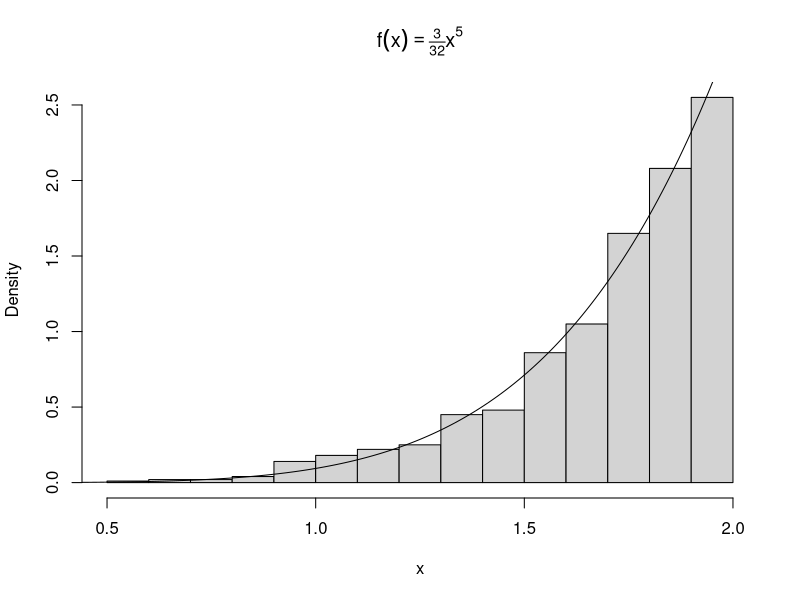
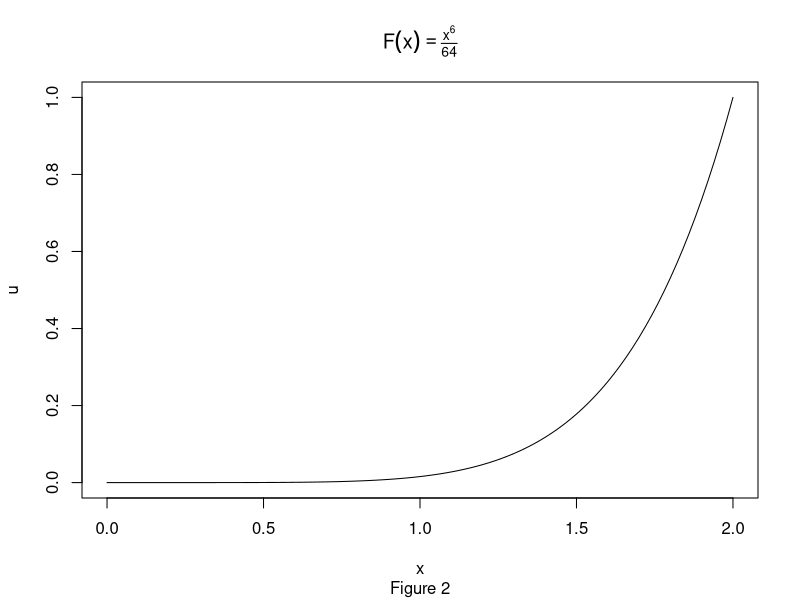
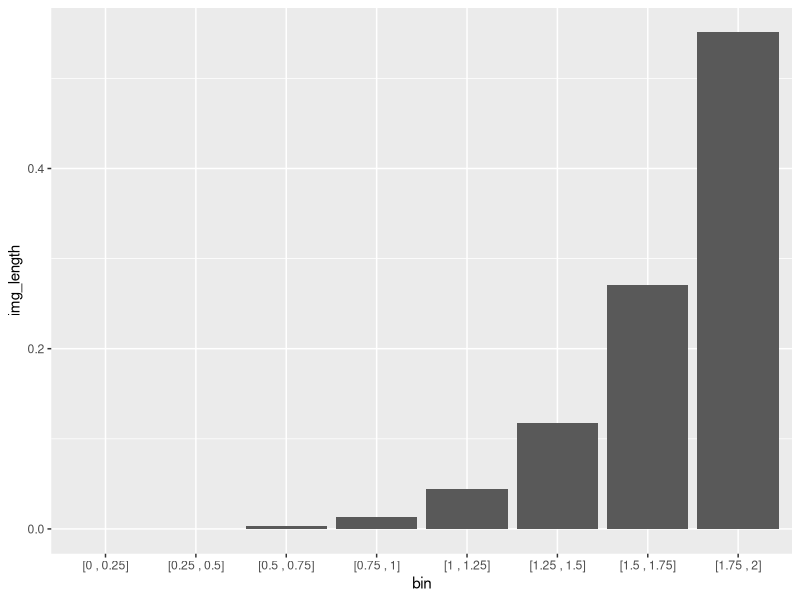
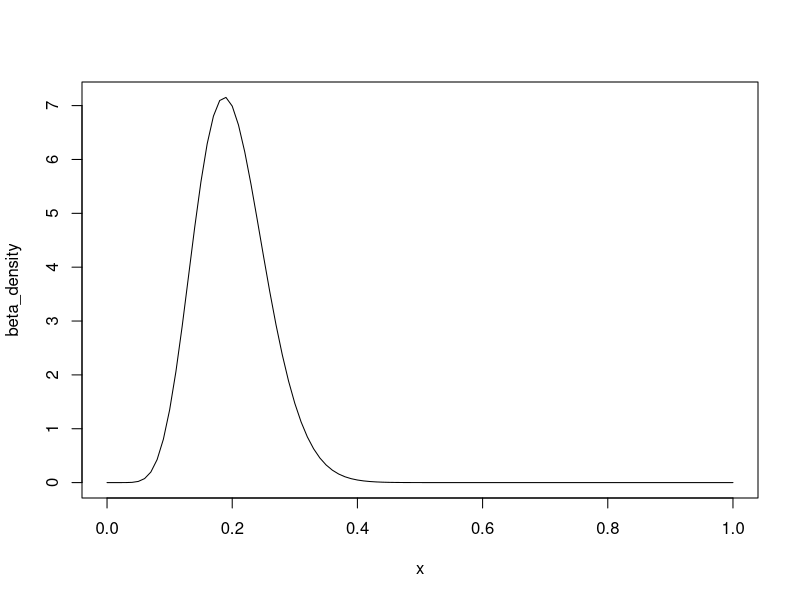
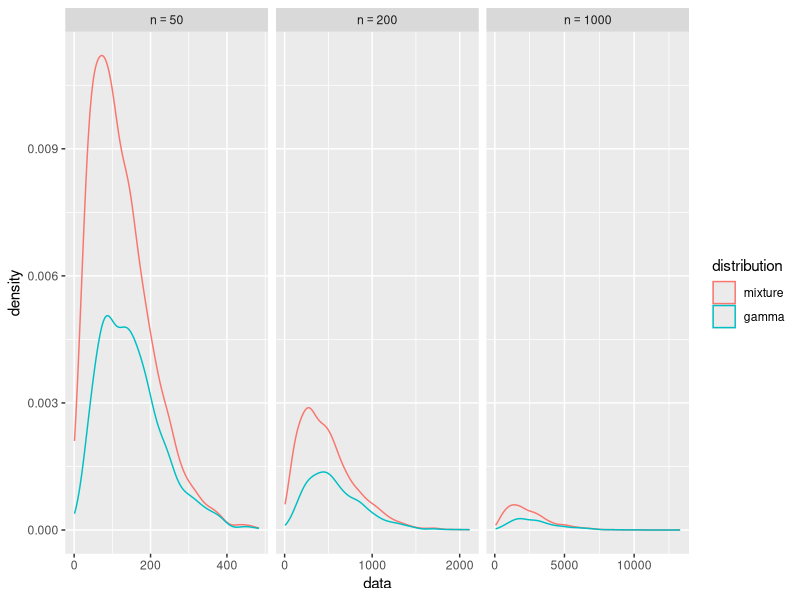
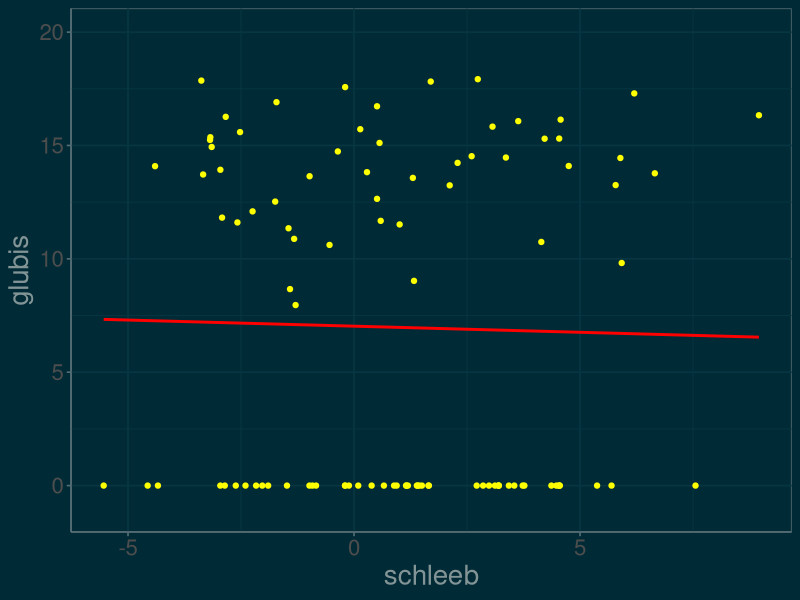
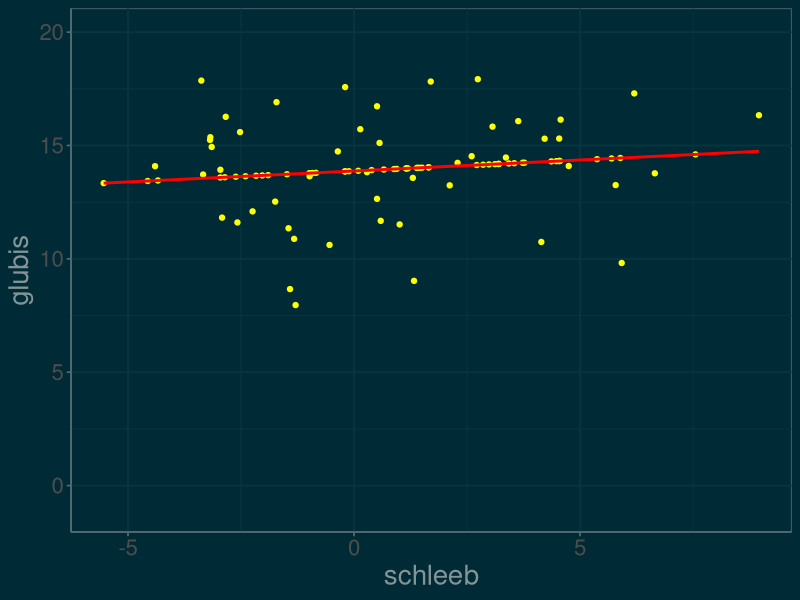
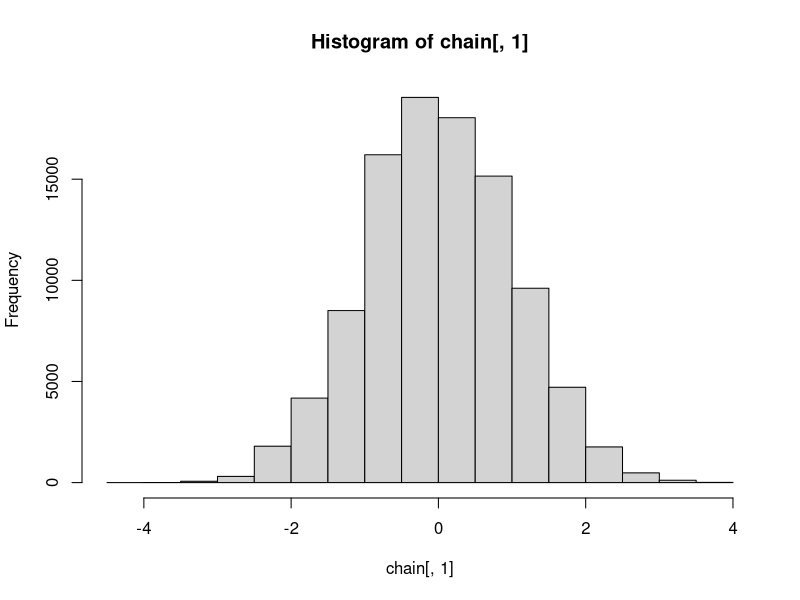

These charts were generated, in order, by the following R code:
## ---- chunk 1
knitr::opts_chunk$set(cache=TRUE)
library(tidyverse)
library(stringr)
## ---- chunk 2
n <- 1000
u <- runif(n)
x <- 2*u^(1/6)
hist(x, probability = TRUE, main = expression(f(x)==textstyle(frac(3,32))*x^5))
y <- seq(0, 2, .01)
lines(y, 3/32 * y^5)
## ---- chunk 3
F <- function(x){x^6 / 64}
plot.function(F, from = 0, to = 2, ylab = "u", main = expression(F(x)==textstyle(frac(x^6,64))), sub = "Figure 2")
## ---- chunk 4
init_points <- seq(0, 1.75, .25)
end_points <- seq(.25, 2, .25)
img_init_points <- round(F(init_points),3)
img_end_points <- round(F(end_points),3)
img_length <- round(img_end_points - img_init_points,3)

as_interval <- function(a, b){
  str_c("[", a, " , ", b, "]")
}

img_table <- tibble(
  bin = as_interval(init_points, end_points),
  image = as_interval(img_init_points, img_end_points),
  img_length = img_length

)

knitr::kable(img_table, caption = "Note infinitesimals truncated to 0")

img_plot <- ggplot(data = img_table, mapping = aes(x = bin, y = img_length)) +
  geom_bar(stat = "identity")
  

## ---- chunk 5
img_plot
## ---- chunk 6
a <- 10
b <- 40
beta_density <- function(x) {
  (1/beta(a,b)) * x^(a-1) * (1-x)^(b-1)
}

plot.function(beta_density, from = 0, to = 1)
## ---- chunk 7
beta_mode <- function(a,b){
  (a-1)/(a+b-2)
}
my_x <- beta_mode(a,b)
my_c <- beta_density(my_x) 

## ---- chunk 8
n <- 1000  #target sample size
k <- 0     #counter for accepted
j <- 0     #iterations
y <- numeric(n)
acceptance_ratio <- function(x){beta_density(x)/my_c}

while(k < n){
  acceptance_threshold <- runif(1)
  j <- j + 1
  x <- runif(1)    #random variate from g
  if(acceptance_ratio(x) > acceptance_threshold){
    #accept x
    k <- k + 1
    y[k] <-  x
  }
}
## ---- chunk 9
library(stringr)
#compare empirical and theoretical percentiles
p <- seq(.1, .9, .1)
Qsim <- quantile(y, p) #quantiles of sample
Q <- qbeta(p, a, b)    #theoretical quantiles
percentiles <- str_c(as.character(seq(10,90,10)),"%")
my_table <- rbind(Qsim, Q)
names(my_table) <- percentiles
knitr::kable(my_table, caption = "Pariwise comparison of empirical and theorectical quantile")

## ---- chunk 10
library(tidyverse)
n <- 1000
nu <- 6
X <- matrix(rnorm(n*nu), n, nu)^2
y <- rowSums(X)

comp <- data.frame(
theoretical = c(nu, 2*nu),
empirical = c(mean(y), mean(y^2) - (mean(y))^2),
row.names = c("mean", "variance")
)

knitr::kable(comp)


## ---- chunk 11
library(tidyverse)

N <- 1000 # sample size
n <- 50
r <- 3
gamma_mixture <- function(n = 50, r = 3, N = 1000){
  # n is the number of variables we are mixing
  # N is the sample size we a generating 
  index <- 1:n
  weights <- index/((n*(n+1))/2)
  index_sample <- sample(index, size = N, replace = TRUE, prob = weights)
  lambda <- 1/index_sample
  mixture_sample <- rgamma(N, shape = r, rate = lambda)
  mixture_sample
}

sizes <- c(50, 200, 1000)

sizes %>%
  map(function(x) gamma_mixture(n = x)) ->
  mixture_list

sizes %>%
  map(function(x) rgamma(N, shape = r, rate = 1/x)) -> 
  gamma_list

df <- tibble(
  data = c(mixture_list, gamma_list),
  n_size = rep(sizes, times = 2),
  distribution = factor(rep(c("mixture", "gamma"), each = 3), levels = c("mixture", "gamma"))
)

library(magrittr)
library(scales)
df %<>% unnest()

ggplot(data = df, aes(x = data)) +
  geom_density(position = "stack", aes(color = distribution)) +
  scale_x_continuous(breaks = scales::pretty_breaks(n = 3)) +
  facet_grid(. ~n_size, scales = "free",  labeller = label_bquote(cols = n == .(n_size)))

## ---- chunk 12
m <- 10000
x <- runif(m)
theta.hat <- round(mean(exp(-x)),6)
soln <- round(1-exp(-1),6)
st_err <- format((1/m)*(sum(exp(-x)-theta.hat)^2)^(1/2), digits = 3)

## ---- chunk 13
m <- 10^5
sample <- rexp(m, rate = 1)
h <- function(x){
  sin(x^2)*exp(-x^2 + x)
}
estimate <- sum(h(sample))/m


## ---- chunk 14
library(ggthemes)
library(MASS)

set.seed(3)
n <- 100     #sample size
d <- 2       #dimension
mu <- c(1,14) #vector of means
SIGMA <- matrix(c(12,3,3,6), ncol = 2, byrow = TRUE)

slime_data <- data.frame(mvrnorm(n, mu, Sigma = SIGMA))

names(slime_data) = c("schleeb", "glubis")

lost_data <- sample(1:n, size = n/2)

slime_data[lost_data, 2] <- 0 #Set the lost data values to 0


slime_plot <- ggplot(slime_data, aes(schleeb, glubis)) + 
  geom_point(color = "yellow") + 
  theme_solarized(light = FALSE) + 
  theme(text = element_text(size=20, color = "green")) +
  stat_smooth(method = "lm", color = "red", se = FALSE) + 
  coord_cartesian(ylim = c(-1,20))


## ---- chunk 15
slime_plot
## ---- chunk 16
#construct a function that computes MLE's
theta_hat_estimator <- function(schleeb = slime_data$schleeb, glubis = slime_data$glubis){
mu_1 <- mean(schleeb)
mu_2 <- mean(glubis)
sigma_1 <- sd(schleeb)
sigma_2 <- sd(glubis)
rho <- cor(schleeb,glubis)
return(c(mu_1, mu_2, sigma_1, sigma_2, rho))
}
## ---- chunk 17
#construct a function to update the slime data from slime_j -> slime_j+1
impute_glubis <- function(x_1, mu_1, mu_2, sigma_1, sigma_2, rho){
  mu_2 + rho*(sigma_2/sigma_1) * (x_1 - mu_1)
}

## ---- chunk 18
#Run the EM algorithm
epsilon <- .000005 # convergence threshold

theta_hat_0 <- rep(0,5)  #initialize temp variable
theta_hat_1 <- theta_hat_estimator(slime_data$schleeb, slime_data$glubis)
var_path <- c(0,theta_hat_1)
step = 1

condition <- function(){
  #convergence condition
  sqrt(sum((theta_hat_1 - theta_hat_0)^2)) > epsilon
}

while(condition()) {
  #EM algorithm
 
    slime_data[lost_data, 2] <- impute_glubis(slime_data[lost_data, 1], theta_hat_1[1], theta_hat_1[2], theta_hat_1[3], theta_hat_1[4], theta_hat_1[5])
  
  theta_hat_0 = theta_hat_1
  
  theta_hat_1 = theta_hat_estimator(slime_data$schleeb, slime_data$glubis)
  
  var_path = rbind(var_path, c(step, theta_hat_1))
  
  step = step + 1
}

knitr::kable(var_path, booktabs = F, align = c("c"), 
             col.names =  c("step", "$\\mu_1$", "$\\mu_2$", "$\\sigma_1$", "$\\sigma_2$", "$\\rho$")
             )
## ---- chunk 19
slime_plot %+% slime_data
## ---- chunk 20
library(mvtnorm)

N <- 10^5

chain <- matrix(rep(0,N*2), nrow = N)

chain[1,] <- c(2,2)


f <- function(x){ dmvnorm(x)}


acceptance <- function(y, x){
  min(f(y)/f(x) , 1)
}


biv_rnorm <- function(){
  rnorm(n = 2, sd = 3)
}

for(t in 1:(N-1)){

X_t <- chain[t,]

Y <- X_t + 2 * biv_rnorm()

alpha <- acceptance(Y, X_t)

u <- runif(n = 1)


if(u < alpha){
  chain[t+1,] <- Y
}
else{
  chain[t+1,] <- X_t
}


}

hist(chain[,1])
hist(chain[,2])
